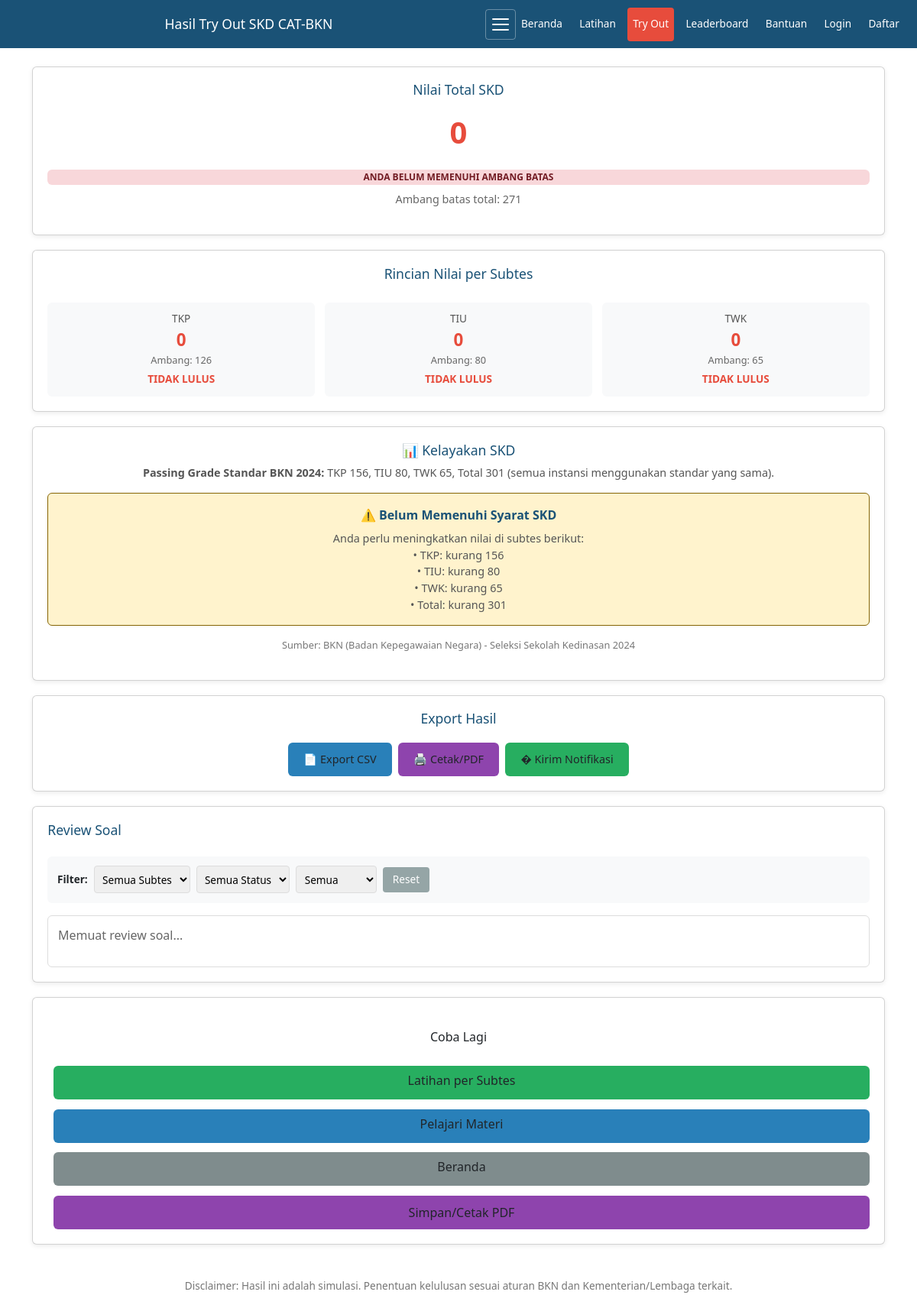
The app's page /pages/hasil.php?session_id=360 with its own data.
### tables this page shows
CREATE TABLE `tryout_sessions` (
  `id` int(11) NOT NULL AUTO_INCREMENT,
  `user_id` int(11) NOT NULL,
  `nama` varchar(100) NOT NULL,
  `durasi_tkp` int(11) DEFAULT 45,
  `durasi_tiu` int(11) DEFAULT 35,
  `durasi_twk` int(11) DEFAULT 30,
  `jumlah_tkp` int(11) DEFAULT 45,
  `jumlah_tiu` int(11) DEFAULT 35,
  `jumlah_twk` int(11) DEFAULT 30,
  `passing_tkp` int(11) DEFAULT 126,
  `passing_tiu` int(11) DEFAULT 80,
  `passing_twk` int(11) DEFAULT 65,
  `passing_total` int(11) DEFAULT 271,
  `waktu_mulai` datetime DEFAULT NULL,
  `waktu_selesai` datetime DEFAULT NULL,
  `nilai_tkp` int(11) DEFAULT 0,
  `nilai_tiu` int(11) DEFAULT 0,
  `nilai_twk` int(11) DEFAULT 0,
  `total_nilai` int(11) DEFAULT 0,
  `status` enum('berjalan','selesai','gagal') DEFAULT 'berjalan',
  `created_at` timestamp NOT NULL DEFAULT current_timestamp(),
  `strict_mode` tinyint(4) DEFAULT 0 COMMENT 'Strict mode: 1 = no back navigation, 0 = normal mode',
  `package_id` int(11) DEFAULT NULL COMMENT 'Reference to tryout_packages table',
  `pause_count` int(11) DEFAULT 0 COMMENT 'Number of times paused',
  `total_pause_seconds` int(11) DEFAULT 0 COMMENT 'Total paused time in seconds',
  `is_paused` tinyint(4) DEFAULT 0 COMMENT 'Currently paused: 1 = yes, 0 = no',
  `paused_at` timestamp NULL DEFAULT NULL COMMENT 'Timestamp when pause started',
  PRIMARY KEY (`id`),
  KEY `user_id` (`user_id`),
  KEY `package_id` (`package_id`),
  KEY `idx_tryout_sessions_user` (`user_id`),
  KEY `idx_tryout_sessions_status` (`status`),
  CONSTRAINT `tryout_sessions_ibfk_1` FOREIGN KEY (`user_id`) REFERENCES `users` (`id`) ON DELETE CASCADE,
  CONSTRAINT `tryout_sessions_ibfk_2` FOREIGN KEY (`package_id`) REFERENCES `tryout_packages` (`id`) ON DELETE SET NULL
);

CREATE TABLE `session_subtes` (
  `id` int(11) NOT NULL AUTO_INCREMENT,
  `session_id` int(11) NOT NULL,
  `subtes` enum('TKP','TIU','TWK') NOT NULL,
  `durasi_menit` int(11) NOT NULL DEFAULT 30,
  `jumlah_soal` int(11) NOT NULL DEFAULT 30,
  `passing_grade` int(11) NOT NULL DEFAULT 0,
  `nilai` int(11) NOT NULL DEFAULT 0 COMMENT 'Nilai akhir subtes setelah finish',
  `waktu_mulai_subtes` timestamp NULL DEFAULT NULL,
  `urutan` int(11) NOT NULL DEFAULT 1,
  PRIMARY KEY (`id`),
  UNIQUE KEY `unique_session_subtes` (`session_id`,`subtes`),
  KEY `idx_session_subtes_session` (`session_id`),
  CONSTRAINT `session_subtes_ibfk_1` FOREIGN KEY (`session_id`) REFERENCES `tryout_sessions` (`id`) ON DELETE CASCADE
);

### pages/hasil.php (the view, shortened to what this page needs)
<?php
require '../config.php';
$sessionId = $_GET['session_id'] ?? 0;
$stmt = $pdo->prepare("SELECT * FROM tryout_sessions WHERE id = ?");
$stmt->execute([$sessionId]);
$session = $stmt->fetch();
$stmt = $pdo->prepare("SELECT subtes, nilai, passing_grade, jumlah_soal FROM session_subtes WHERE session_id = ?");
$stmt->execute([$sessionId]);
$subDataRows = $stmt->fetchAll(PDO::FETCH_ASSOC);
$subData = [];
foreach ($subDataRows as $row) {
    $subData[$row['subtes']] = $row;
}
$passingTkp = $subData['TKP']['passing_grade'] ?? 126;
$passingTiu = $subData['TIU']['passing_grade'] ?? 80;
$passingTwk = $subData['TWK']['passing_grade'] ?? 65;
$passingTotal = $session['passing_total'] ?? 271;
$nilaiTkp = $subData['TKP']['nilai'] ?? 0;
$nilaiTiu = $subData['TIU']['nilai'] ?? 0;
$nilaiTwk = $subData['TWK']['nilai'] ?? 0;
$totalNilai = $session['total_nilai'] ?? ($nilaiTkp + $nilaiTiu + $nilaiTwk);
$statusTkp = $nilaiTkp >= $passingTkp ? 'LULUS' : 'TIDAK LULUS';
$statusTiu = $nilaiTiu >= $passingTiu ? 'LULUS' : 'TIDAK LULUS';
$statusTwk = $nilaiTwk >= $passingTwk ? 'LULUS' : 'TIDAK LULUS';
$statusTotal = $totalNilai >= $passingTotal ? 'LULUS' : 'TIDAK LULUS';
$lulusSemua = ($statusTkp === 'LULUS' && $statusTiu === 'LULUS' && $statusTwk === 'LULUS' && $statusTotal === 'LULUS');
$isLatihan = (strpos($session['nama'], 'Latihan') === 0);
$latihanSubtes = '';
?>
<!DOCTYPE html>
<html lang="id">
<head>
</head>
<body>
<?php require '../includes/navigation.php'; ?>
<div class="container" id="main-content">
<?php if ($isLatihan): ?>
<div class="card">
<h2>Nilai Latihan <?= $latihanSubtes ?></h2>
<?php
$nilaiSubtes = 0; $passingSubtes = 0; $statusSubtes = '';
if ($latihanSubtes === 'TKP') { $nilaiSubtes = $nilaiTkp; $passingSubtes = $passingTkp; $statusSubtes = $statusTkp; }
elseif ($latihanSubtes === 'TIU') { $nilaiSubtes = $nilaiTiu; $passingSubtes = $passingTiu; $statusSubtes = $statusTiu; }
else { $nilaiSubtes = $nilaiTwk; $passingSubtes = $passingTwk; $statusSubtes = $statusTwk; }
?>
<div class="score <?= $statusSubtes=='LULUS'?'':'fail' ?>"><?= htmlspecialchars($nilaiSubtes) ?></div>
<div class="badge <?= $statusSubtes=='LULUS'?'lulus':'gagal' ?>"><?= $statusSubtes === 'LULUS' ? 'MEMENUHI AMBANG BATAS' : 'BELUM MEMENUHI AMBANG BATAS' ?></div>
<p style="margin-top:.5rem;color:#666;font-size:.9rem">Ambang batas <?= htmlspecialchars($latihanSubtes) ?>: <?= htmlspecialchars($passingSubtes) ?> &middot; Soal: <?= htmlspecialchars($subData[$latihanSubtes]['jumlah_soal'] ?? 0) ?></p>
</div>
<div class="card" style="text-align:center">
<a href="latihan.php?subtes=<?= $latihanSubtes ?>" class="btn">Latihan <?= $latihanSubtes ?> Lagi</a>
<a href="latihan.php" class="btn" style="background:#27ae60;margin-left:.5rem">Latihan Subtes Lain</a>
<a href="tryout.php" class="btn" style="background:#e67e22;margin-left:.5rem">Try Out Penuh</a>
<a href="/permen/index.php" class="btn" style="background:#7f8c8d;margin-left:.5rem">Beranda</a>
<div style="margin-top:1rem">
<a href="/permen/api/export_result.php?session_id=<?= $sessionId ?>&format=csv" class="btn" style="background:#2980b9;font-size:.8rem;padding:.5rem 1rem">📄 Export CSV</a>
<a href="javascript:window.print()" class="btn" style="background:#8e44ad;font-size:.8rem;padding:.5rem 1rem;margin-left:.5rem">🖨️ Cetak/PDF</a>
</div>
</div>
<?php else: ?>
<div class="card">
<h2>Nilai Total SKD</h2>
<div class="score <?= $statusTotal=='LULUS'?'':'fail' ?>"><?= htmlspecialchars($totalNilai) ?></div>
<div class="badge <?= $lulusSemua?'lulus':'gagal' ?>"><?= $lulusSemua ? 'ANDA LULUS SKD (SIMULASI)' : 'ANDA BELUM MEMENUHI AMBANG BATAS' ?></div>
<p style="margin-top:.5rem;color:#666;font-size:.9rem">Ambang batas total: <?= htmlspecialchars($passingTotal) ?></p>
</div>
<div class="card">
<h2>Rincian Nilai per Subtes</h2>
<div class="details">
<div class="detail">
<h3>TKP</h3>
<div class="val <?= $statusTkp=='LULUS'?'pass':'fail' ?>"><?= htmlspecialchars($nilaiTkp) ?></div>
<div style="font-size:.8rem;color:#666">Ambang: <?= htmlspecialchars($passingTkp) ?></div>
<div style="font-weight:bold;font-size:.85rem;margin-top:.3rem" class="<?= $statusTkp=='LULUS'?'pass':'fail' ?>"><?= $statusTkp ?></div>
</div>
<div class="detail">
<h3>TIU</h3>
<div class="val <?= $statusTiu=='LULUS'?'pass':'fail' ?>"><?= htmlspecialchars($nilaiTiu) ?></div>
<div style="font-size:.8rem;color:#666">Ambang: <?= htmlspecialchars($passingTiu) ?></div>
<div style="font-weight:bold;font-size:.85rem;margin-top:.3rem" class="<?= $statusTiu=='LULUS'?'pass':'fail' ?>"><?= $statusTiu ?></div>
</div>
<div class="detail">
<h3>TWK</h3>
<div class="val <?= $statusTwk=='LULUS'?'pass':'fail' ?>"><?= htmlspecialchars($nilaiTwk) ?></div>
<div style="font-size:.8rem;color:#666">Ambang: <?= htmlspecialchars($passingTwk) ?></div>
<div style="font-weight:bold;font-size:.85rem;margin-top:.3rem" class="<?= $statusTwk=='LULUS'?'pass':'fail' ?>"><?= $statusTwk ?></div>
</div>
</div>
</div>
<div class="card">
<h2>📊 Kelayakan SKD</h2>
<p style="font-size:.9rem;color:#555;margin-bottom:1rem">
<strong>Passing Grade Standar BKN 2024:</strong> TKP 156, TIU 80, TWK 65, Total 301 (semua instansi menggunakan standar yang sama).
</p>
<?php
$lulusTkp = $nilaiTkp >= 156;
$lulusTiu = $nilaiTiu >= 80;
$lulusTwk = $nilaiTwk >= 65;
$lulusTotal = $totalNilai >= 301;
$lulusSemua = $lulusTkp && $lulusTiu && $lulusTwk && $lulusTotal;
?>
<div style="background:<?= $lulusSemua ? '#d4edda' : '#fff3cd' ?>;border:1px solid <?= $lulusSemua ? '#155724' : '#856404' ?>;border-radius:6px;padding:1rem;margin-bottom:1rem">
<div style="font-weight:bold;color:#1a5276;font-size:1rem;margin-bottom:.5rem">
<?= $lulusSemua ? '✅ Memenuhi Syarat SKD' : '⚠️ Belum Memenuhi Syarat SKD' ?>
</div>
<div style="font-size:.9rem;color:#555">
<?php if ($lulusSemua): ?>
Nilai Anda memenuhi passing grade standar BKN. Anda berpotensi lolos ke tahap seleksi berikutnya untuk semua instansi.
<?php else: ?>
Anda perlu meningkatkan nilai di subtes berikut:
<?php if (!$lulusTkp) echo '<br>• TKP: kurang ' . (156 - $nilaiTkp); ?>
<?php if (!$lulusTiu) echo '<br>• TIU: kurang ' . (80 - $nilaiTiu); ?>
<?php if (!$lulusTwk) echo '<br>• TWK: kurang ' . (65 - $nilaiTwk); ?>
<?php if (!$lulusTotal) echo '<br>• Total: kurang ' . (301 - $totalNilai); ?>
<?php endif; ?>
</div>
</div>
<p style="font-size:.8rem;color:#777;text-align:center">
Sumber: BKN (Badan Kepegawaian Negara) - Seleksi Sekolah Kedinasan 2024
</p>
</div>
<?php if (!$isLatihan): ?>
<div class="card no-print" style="text-align:center">
<h2>Export Hasil</h2>
<div style="display:flex;justify-content:center;gap:.5rem;flex-wrap:wrap">
<a href="/permen/api/export_result.php?session_id=<?= $sessionId ?>&format=csv" class="btn" style="background:#2980b9;font-size:.9rem;padding:.6rem 1.2rem">📄 Export CSV</a>
<a href="javascript:window.print()" class="btn" style="background:#8e44ad;font-size:.9rem;padding:.6rem 1.2rem">🖨️ Cetak/PDF</a>
<button onclick="sendEmailResult()" class="btn" style="background:#27ae60;font-size:.9rem;padding:.6rem 1.2rem">� Kirim Notifikasi</button>
</div>
</div>
<?php endif; ?>
<div class="card" style="text-align:left">
<h2>Review Soal</h2>
<div style="margin-bottom:1rem;padding:.8rem;background:#f8f9fa;border-radius:6px">
    <div style="display:flex;gap:.5rem;flex-wrap:wrap;align-items:center">
        <span style="font-weight:bold;font-size:.85rem">Filter:</span>
        <select id="filterSubtes" onchange="applyFilters()" style="padding:.4rem;border-radius:4px;border:1px solid #ddd;font-size:.85rem">
            <option value="">Semua Subtes</option>
        </select>
        <select id="filterStatus" onchange="applyFilters()" style="padding:.4rem;border-radius:4px;border:1px solid #ddd;font-size:.85rem">
            <option value="">Semua Status</option>
        </select>
        <select id="filterRagu" onchange="applyFilters()" style="padding:.4rem;border-radius:4px;border:1px solid #ddd;font-size:.85rem">
            <option value="">Semua</option>
        </select>
        <button onclick="resetFilters()" style="padding:.4rem .8rem;background:#95a5a6;color:#fff;border:none;border-radius:4px;cursor:pointer;font-size:.85rem">Reset</button>
    </div>
</div>
<div id="reviewContainer" style="max-height:500px;overflow-y:auto;border:1px solid #ddd;border-radius:6px;padding:.8rem">
<p style="color:#666">Memuat review soal...</p>
</div>
</div>
<div class="card no-print" style="text-align:center">
<a href="tryout.php" class="btn">Coba Lagi</a>
<a href="latihan.php" class="btn" style="background:#27ae60;margin-left:.5rem">Latihan per Subtes</a>
<a href="materi.php?subtes=TWK" class="btn" style="background:#2980b9;margin-left:.5rem">Pelajari Materi</a>
<a href="/permen/index.php" class="btn" style="background:#7f8c8d;margin-left:.5rem">Beranda</a>
<button onclick="window.print()" class="btn" style="background:#8e44ad;margin-left:.5rem" aria-label="Simpan atau cetak hasil sebagai PDF">Simpan/Cetak PDF</button>
</div>
<?php endif; ?>
</div>
<div class="footer">
Disclaimer: Hasil ini adalah simulasi. Penentuan kelulusan sesuai aturan BKN dan Kementerian/Lembaga terkait.
</div>
</body>
</html>

### pages/hasil.php (style rules this page uses)
* { box-sizing:border-box;margin:0;padding:0 }
body { font-family:'Segoe UI',Arial,sans-serif;background:#f5f7fa;color:#222;line-height:1.6;-webkit-text-size-adjust:100% }
.container { max-width:700px;margin:1.5rem auto;padding:0 1rem }
.card { background:#fff;border-radius:8px;box-shadow:0 2px 6px rgba(0,0,0,.08);padding:1.2rem;margin-bottom:1.2rem;text-align:center }
.card h2 { color:#1a5276;margin-bottom:.5rem;font-size:1.1rem }
.score { font-size:2.5rem;font-weight:bold;color:#2980b9;margin:.4rem 0 }
.score.fail { color:#e74c3c }
.details { display:grid;grid-template-columns:repeat(auto-fit,minmax(140px,1fr));gap:.8rem;margin-top:1.2rem }
.detail { background:#f8f9fa;border-radius:6px;padding:.8rem }
.detail h3 { font-size:.85rem;color:#555;margin-bottom:.2rem }
.detail .val { font-size:1.4rem;font-weight:bold }
.detail .fail { color:#e74c3c }
.badge { display:inline-block;padding:.4rem .9rem;border-radius:20px;font-weight:bold;margin-top:.8rem;font-size:.9rem }
.badge.gagal { background:#f8d7da;color:#721c24 }
.btn { display:inline-block;background:#2980b9;color:#fff;padding:.65rem 1.1rem;border-radius:5px;text-decoration:none;margin-top:.8rem;font-size:.9rem;min-height:44px;min-width:44px }
.footer { text-align:center;padding:1.2rem;color:#777;font-size:.85rem }

### records on screen
tryout_sessions: total_nilai "0", passing_total "271", 301-$totalNilai "301"
session_subtes: nilai "0", passing_grade "126", statusTkp "TIDAK LULUS", 156-$nilaiTkp "156"
session_subtes: nilai "0", passing_grade "80", statusTiu "TIDAK LULUS", 80-$nilaiTiu "80"
session_subtes: nilai "0", passing_grade "65", statusTwk "TIDAK LULUS", 65-$nilaiTwk "65"

### other values on screen
$pageTitle "Hasil Try Out SKD CAT-BKN"
